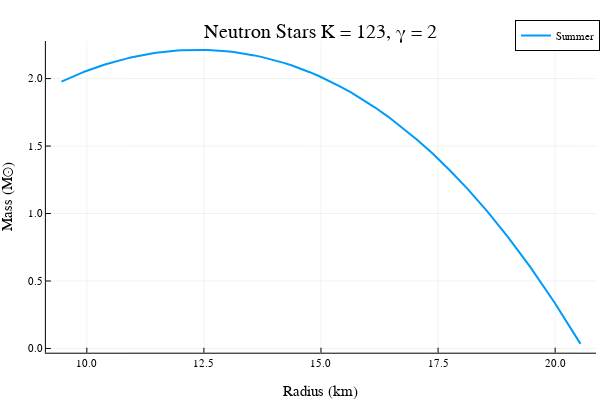

Notebook code for this chart:
### Code cell
plot(R*1.482, M, xlabel = "Radius (km)", ylabel = "Mass (M⊙)", label = "Summer", title = "Neutron Stars K = 123, γ = 2", linewidth = 2)

### Figure 1 — Plotly figure (JSON) as saved in the notebook; plotly's stock layout.template omitted (floating-point values rounded to 4 significant figures)
{"data": [{"colorbar": {"title": ""}, "legendgroup": "Summer", "line": {"color": "rgba(0, 154, 250, 1.000)", "dash": "solid", "shape": "linear", "width": 2}, "mode": "lines", "name": "Summer", "showlegend": true, "type": "scatter", "x": [20.54, 19.98, 19.47, 18.99, 18.55, 18.13, 17.75, 17.39, 17.05, 16.74, 16.44, 16.16, 15.89, 15.64, 15.4, 15.18, 14.96, 14.76, 14.57, 14.38, 14.21, 14.04, 13.88, 13.72, 13.58, 13.44, 13.3, 13.17, 13.04, 12.92, 12.81, 12.7, 12.59, 12.49, 12.39, 12.29, 12.2, 12.11, 12.02, 11.93, 11.85, 11.77, 11.7, 11.62, 11.55, 11.48, 11.41, 11.35, 11.28, 11.22, 11.16, 11.1, 11.05, 10.99, 10.94, 10.88, 10.83, 10.78, 10.73, 10.69, 10.64, 10.59, 10.55, 10.51, 10.47, 10.43, 10.39, 10.35, 10.31, 10.27, 10.24, 10.2, 10.16, 10.13, 10.1, 10.07, 10.03, 9.999, 9.972, 9.942, 9.913, 9.885, 9.857, 9.829, 9.803, 9.777, 9.751, 9.725, 9.701, 9.677, 9.653, 9.624, 9.607, 9.584, 9.562, 9.541, 9.52, 9.499, 9.481, 9.458], "xaxis": "x", "y": [0.0339, 0.343, 0.6048, 0.8274, 1.018, 1.181, 1.321, 1.442, 1.547, 1.638, 1.717, 1.785, 1.845, 1.897, 1.943, 1.982, 2.017, 2.047, 2.074, 2.096, 2.116, 2.133, 2.148, 2.161, 2.172, 2.181, 2.189, 2.195, 2.2, 2.204, 2.208, 2.21, 2.212, 2.212, 2.213, 2.213, 2.212, 2.211, 2.209, 2.207, 2.205, 2.203, 2.2, 2.197, 2.194, 2.191, 2.187, 2.184, 2.18, 2.176, 2.172, 2.168, 2.164, 2.16, 2.156, 2.152, 2.147, 2.143, 2.139, 2.134, 2.13, 2.126, 2.121, 2.117, 2.113, 2.108, 2.104, 2.1, 2.096, 2.091, 2.087, 2.083, 2.079, 2.075, 2.07, 2.066, 2.062, 2.058, 2.054, 2.05, 2.046, 2.042, 2.039, 2.035, 2.031, 2.027, 2.023, 2.02, 2.016, 2.012, 2.009, 2.005, 2.002, 1.998, 1.995, 1.991, 1.988, 1.985, 1.981, 1.978], "yaxis": "y", "zmax": null, "zmin": null}], "layout": {"annotations": [{"font": {"color": "rgba(0, 0, 0, 1.000)", "family": "sans-serif", "size": 20}, "rotation": 0, "showarrow": false, "text": "Neutron Stars K = 123, γ = 2", "x": 0.535, "xanchor": "center", "xref": "paper", "y": 1, "yanchor": "top", "yref": "paper"}], "height": 400, "legend": {"bgcolor": "rgba(255, 255, 255, 1.000)", "bordercolor": "rgba(0, 0, 0, 1.000)", "borderwidth": 1, "font": {"color": "rgba(0, 0, 0, 1.000)", "family": "sans-serif", "size": 11}, "title": {"font": {"color": "rgba(0, 0, 0, 1.000)", "family": "sans-serif", "size": 15}, "text": ""}, "tracegroupgap": 0, "traceorder": "normal", "x": 1, "xanchor": "auto", "y": 1, "yanchor": "auto"}, "margin": {"b": 20, "l": 0, "r": 0, "t": 20}, "paper_bgcolor": "rgba(255, 255, 255, 1.000)", "plot_bgcolor": "rgba(255, 255, 255, 1.000)", "showlegend": true, "width": 600, "xaxis": {"anchor": "y", "domain": [0.07647, 0.9934], "gridcolor": "rgba(0, 0, 0, 0.100)", "gridwidth": 0.5, "linecolor": "rgba(0, 0, 0, 1.000)", "mirror": false, "range": [9.126, 20.87], "showgrid": true, "showline": true, "showticklabels": true, "tickangle": 0, "tickcolor": "rgb(0, 0, 0)", "tickfont": {"color": "rgba(0, 0, 0, 1.000)", "family": "sans-serif", "size": 11}, "tickmode": "array", "ticks": "inside", "ticktext": ["10.0", "12.5", "15.0", "17.5", "20.0"], "tickvals": [10, 12.5, 15, 17.5, 20], "title": "Radius (km)", "titlefont": {"color": "rgba(0, 0, 0, 1.000)", "family": "sans-serif", "size": 15}, "type": "-", "visible": true, "zeroline": false, "zerolinecolor": "rgba(0, 0, 0, 1.000)"}, "yaxis": {"anchor": "x", "domain": [0.07581, 0.9415], "gridcolor": "rgba(0, 0, 0, 0.100)", "gridwidth": 0.5, "linecolor": "rgba(0, 0, 0, 1.000)", "mirror": false, "range": [-0.03147, 2.278], "showgrid": true, "showline": true, "showticklabels": true, "tickangle": 0, "tickcolor": "rgb(0, 0, 0)", "tickfont": {"color": "rgba(0, 0, 0, 1.000)", "family": "sans-serif", "size": 11}, "tickmode": "array", "ticks": "inside", "ticktext": ["0.0", "0.5", "1.0", "1.5", "2.0"], "tickvals": [0, 0.5, 1, 1.5, 2], "title": "Mass (M⊙)", "titlefont": {"color": "rgba(0, 0, 0, 1.000)", "family": "sans-serif", "size": 15}, "type": "-", "visible": true, "zeroline": false, "zerolinecolor": "rgba(0, 0, 0, 1.000)"}}}
